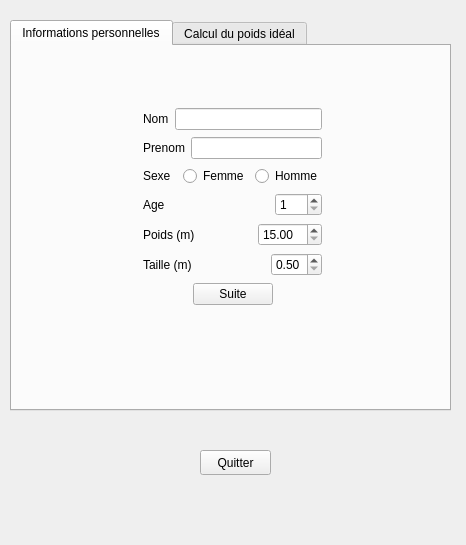
<?xml version="1.0" encoding="UTF-8"?>
<ui version="4.0">
 <class>Widget</class>
 <widget class="QWidget" name="Widget">
  <property name="geometry">
   <rect>
    <x>0</x>
    <y>0</y>
    <width>466</width>
    <height>545</height>
   </rect>
  </property>
  <property name="minimumSize">
   <size>
    <width>466</width>
    <height>545</height>
   </size>
  </property>
  <property name="maximumSize">
   <size>
    <width>466</width>
    <height>545</height>
   </size>
  </property>
  <property name="windowTitle">
   <string>Widget</string>
  </property>
  <widget class="QTabWidget" name="tabWidget">
   <property name="enabled">
    <bool>true</bool>
   </property>
   <property name="geometry">
    <rect>
     <x>10</x>
     <y>20</y>
     <width>441</width>
     <height>391</height>
    </rect>
   </property>
   <property name="currentIndex">
    <number>0</number>
   </property>
   <widget class="QWidget" name="tab_3">
    <attribute name="title">
     <string>Informations personnelles</string>
    </attribute>
    <widget class="QWidget" name="layoutWidget_2">
     <property name="geometry">
      <rect>
       <x>120</x>
       <y>50</y>
       <width>201</width>
       <height>228</height>
      </rect>
     </property>
     <layout class="QVBoxLayout" name="verticalLayout_2">
      <item>
       <layout class="QHBoxLayout" name="horizontalLayout_8">
        <item>
         <widget class="QLabel" name="labelNom_2">
          <property name="text">
           <string>Nom</string>
          </property>
         </widget>
        </item>
        <item>
         <widget class="QLineEdit" name="lineEditNom_2"/>
        </item>
       </layout>
      </item>
      <item>
       <layout class="QHBoxLayout" name="horizontalLayout_9">
        <item>
         <widget class="QLabel" name="labelPrenom_2">
          <property name="text">
           <string>Prenom</string>
          </property>
         </widget>
        </item>
        <item>
         <widget class="QLineEdit" name="lineEditPrenom_2"/>
        </item>
       </layout>
      </item>
      <item>
       <layout class="QHBoxLayout" name="horizontalLayout_10">
        <item>
         <widget class="QLabel" name="labelSexe_2">
          <property name="text">
           <string>Sexe</string>
          </property>
         </widget>
        </item>
        <item>
         <widget class="QRadioButton" name="radioButtonFemme_2">
          <property name="text">
           <string>Femme</string>
          </property>
         </widget>
        </item>
        <item>
         <widget class="QRadioButton" name="radioButtonHomme_2">
          <property name="text">
           <string>Homme</string>
          </property>
         </widget>
        </item>
       </layout>
      </item>
      <item>
       <layout class="QHBoxLayout" name="horizontalLayout_11">
        <item>
         <widget class="QLabel" name="labelAge_2">
          <property name="text">
           <string>Age</string>
          </property>
         </widget>
        </item>
        <item>
         <spacer name="horizontalSpacer_6">
          <property name="orientation">
           <enum>Qt::Horizontal</enum>
          </property>
          <property name="sizeHint" stdset="0">
           <size>
            <width>40</width>
            <height>20</height>
           </size>
          </property>
         </spacer>
        </item>
        <item>
         <widget class="QSpinBox" name="spinBoxAge_2">
          <property name="minimum">
           <number>1</number>
          </property>
          <property name="maximum">
           <number>200</number>
          </property>
         </widget>
        </item>
       </layout>
      </item>
      <item>
       <layout class="QHBoxLayout" name="horizontalLayout_12">
        <item>
         <widget class="QLabel" name="label_3">
          <property name="text">
           <string>Poids (m)</string>
          </property>
         </widget>
        </item>
        <item>
         <spacer name="horizontalSpacer_7">
          <property name="orientation">
           <enum>Qt::Horizontal</enum>
          </property>
          <property name="sizeHint" stdset="0">
           <size>
            <width>40</width>
            <height>20</height>
           </size>
          </property>
         </spacer>
        </item>
        <item>
         <widget class="QDoubleSpinBox" name="doubleSpinBoxPoids_2">
          <property name="minimum">
           <double>15.000000000000000</double>
          </property>
          <property name="maximum">
           <double>300.000000000000000</double>
          </property>
          <property name="singleStep">
           <double>0.100000000000000</double>
          </property>
         </widget>
        </item>
       </layout>
      </item>
      <item>
       <layout class="QHBoxLayout" name="horizontalLayout_13">
        <item>
         <widget class="QLabel" name="label_4">
          <property name="text">
           <string>Taille (m)</string>
          </property>
         </widget>
        </item>
        <item>
         <spacer name="horizontalSpacer_8">
          <property name="orientation">
           <enum>Qt::Horizontal</enum>
          </property>
          <property name="sizeHint" stdset="0">
           <size>
            <width>40</width>
            <height>20</height>
           </size>
          </property>
         </spacer>
        </item>
        <item>
         <widget class="QDoubleSpinBox" name="doubleSpinBoxTaille_2">
          <property name="minimum">
           <double>0.500000000000000</double>
          </property>
          <property name="maximum">
           <double>3.000000000000000</double>
          </property>
          <property name="singleStep">
           <double>0.010000000000000</double>
          </property>
         </widget>
        </item>
       </layout>
      </item>
      <item>
       <layout class="QHBoxLayout" name="horizontalLayout_14">
        <property name="spacing">
         <number>0</number>
        </property>
        <item>
         <spacer name="horizontalSpacer_9">
          <property name="orientation">
           <enum>Qt::Horizontal</enum>
          </property>
          <property name="sizeHint" stdset="0">
           <size>
            <width>40</width>
            <height>20</height>
           </size>
          </property>
         </spacer>
        </item>
        <item>
         <widget class="QPushButton" name="pushButtonSuite_2">
          <property name="text">
           <string>Suite</string>
          </property>
         </widget>
        </item>
        <item>
         <spacer name="horizontalSpacer_10">
          <property name="orientation">
           <enum>Qt::Horizontal</enum>
          </property>
          <property name="sizeHint" stdset="0">
           <size>
            <width>40</width>
            <height>20</height>
           </size>
          </property>
         </spacer>
        </item>
       </layout>
      </item>
     </layout>
    </widget>
   </widget>
   <widget class="QWidget" name="tab_4">
    <property name="enabled">
     <bool>true</bool>
    </property>
    <attribute name="title">
     <string>Calcul du poids idéal</string>
    </attribute>
    <widget class="QTextEdit" name="textEditAfficheur_2">
     <property name="geometry">
      <rect>
       <x>10</x>
       <y>10</y>
       <width>411</width>
       <height>191</height>
      </rect>
     </property>
     <property name="readOnly">
      <bool>true</bool>
     </property>
    </widget>
    <widget class="QWidget" name="">
     <property name="geometry">
      <rect>
       <x>5</x>
       <y>220</y>
       <width>421</width>
       <height>111</height>
      </rect>
     </property>
     <layout class="QVBoxLayout" name="verticalLayout">
      <item>
       <widget class="QPushButton" name="pushButtonDevine">
        <property name="text">
         <string>Poids idéal formule de Devine</string>
        </property>
       </widget>
      </item>
      <item>
       <widget class="QPushButton" name="pushButtonLorentz">
        <property name="text">
         <string>Poids idéal formule de Lorentz</string>
        </property>
       </widget>
      </item>
      <item>
       <widget class="QPushButton" name="pushButtonAge">
        <property name="text">
         <string>Poids idéal formule de Lorentz en fonction de l'âge</string>
        </property>
       </widget>
      </item>
     </layout>
    </widget>
   </widget>
  </widget>
  <widget class="QPushButton" name="pushButtonQuitter">
   <property name="geometry">
    <rect>
     <x>200</x>
     <y>450</y>
     <width>71</width>
     <height>25</height>
    </rect>
   </property>
   <property name="text">
    <string>Quitter</string>
   </property>
  </widget>
 </widget>
 <layoutdefault spacing="6" margin="11"/>
 <resources/>
 <connections>
  <connection>
   <sender>pushButtonQuitter</sender>
   <signal>clicked()</signal>
   <receiver>Widget</receiver>
   <slot>close()</slot>
   <hints>
    <hint type="sourcelabel">
     <x>244</x>
     <y>428</y>
    </hint>
    <hint type="destinationlabel">
     <x>157</x>
     <y>445</y>
    </hint>
   </hints>
  </connection>
 </connections>
</ui>
